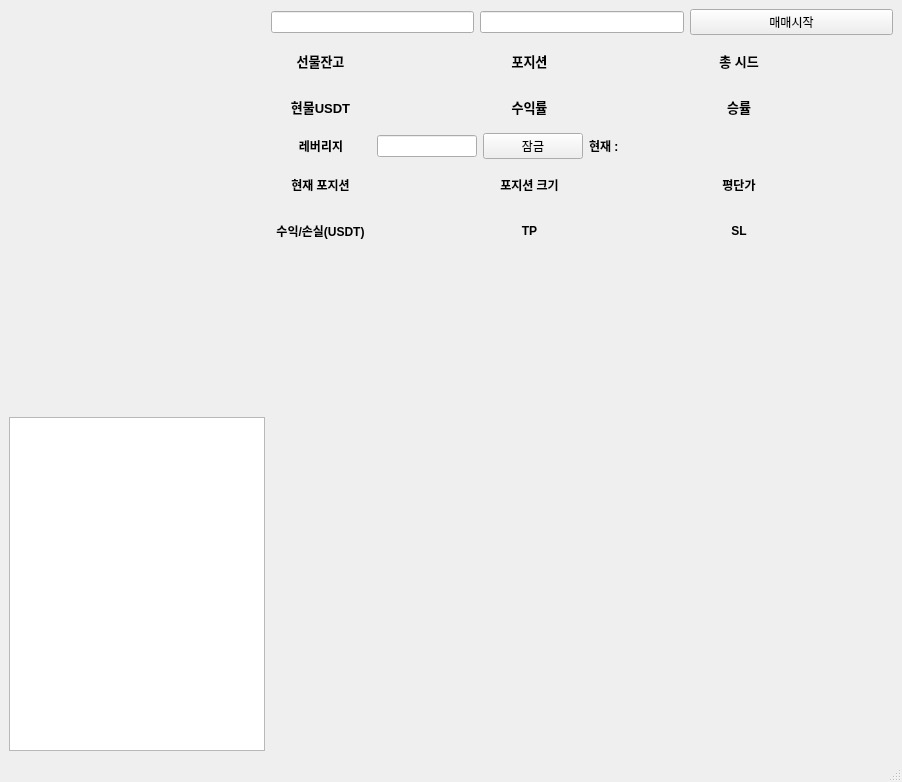
<?xml version="1.0" encoding="UTF-8"?>
<ui version="4.0">
 <class>MainWindow</class>
 <widget class="QMainWindow" name="MainWindow">
  <property name="geometry">
   <rect>
    <x>0</x>
    <y>0</y>
    <width>902</width>
    <height>782</height>
   </rect>
  </property>
  <property name="windowTitle">
   <string>MainWindow</string>
  </property>
  <widget class="QWidget" name="centralwidget">
   <layout class="QGridLayout" name="gridLayout">
    <item row="0" column="0">
     <layout class="QVBoxLayout" name="verticalLayout">
      <item>
       <widget class="OverviewWidget" name="widget_3" native="true">
        <property name="minimumSize">
         <size>
          <width>0</width>
          <height>0</height>
         </size>
        </property>
        <property name="maximumSize">
         <size>
          <width>1000</width>
          <height>150</height>
         </size>
        </property>
       </widget>
      </item>
      <item>
       <widget class="ChartWidget" name="widget_2" native="true">
        <property name="minimumSize">
         <size>
          <width>0</width>
          <height>120</height>
         </size>
        </property>
        <property name="maximumSize">
         <size>
          <width>1000</width>
          <height>120</height>
         </size>
        </property>
       </widget>
      </item>
      <item>
       <widget class="DatawindowWidget" name="widget" native="true">
        <property name="maximumSize">
         <size>
          <width>1000</width>
          <height>120</height>
         </size>
        </property>
       </widget>
      </item>
      <item>
       <widget class="QTextEdit" name="textEdit">
        <property name="sizePolicy">
         <sizepolicy hsizetype="Preferred" vsizetype="Preferred">
          <horstretch>0</horstretch>
          <verstretch>0</verstretch>
         </sizepolicy>
        </property>
       </widget>
      </item>
     </layout>
    </item>
    <item row="0" column="1">
     <layout class="QVBoxLayout" name="verticalLayout_2">
      <item>
       <layout class="QHBoxLayout" name="horizontalLayout">
        <item>
         <widget class="QLineEdit" name="apiKey">
          <property name="sizePolicy">
           <sizepolicy hsizetype="Preferred" vsizetype="Fixed">
            <horstretch>0</horstretch>
            <verstretch>0</verstretch>
           </sizepolicy>
          </property>
          <property name="minimumSize">
           <size>
            <width>100</width>
            <height>20</height>
           </size>
          </property>
          <property name="maximumSize">
           <size>
            <width>16777215</width>
            <height>16777215</height>
           </size>
          </property>
         </widget>
        </item>
        <item>
         <widget class="QLineEdit" name="secKey">
          <property name="sizePolicy">
           <sizepolicy hsizetype="Preferred" vsizetype="Fixed">
            <horstretch>0</horstretch>
            <verstretch>0</verstretch>
           </sizepolicy>
          </property>
          <property name="minimumSize">
           <size>
            <width>100</width>
            <height>20</height>
           </size>
          </property>
          <property name="echoMode">
           <enum>QLineEdit::Password</enum>
          </property>
         </widget>
        </item>
        <item>
         <widget class="QPushButton" name="button">
          <property name="minimumSize">
           <size>
            <width>100</width>
            <height>20</height>
           </size>
          </property>
          <property name="text">
           <string>매매시작</string>
          </property>
         </widget>
        </item>
       </layout>
      </item>
      <item>
       <layout class="QGridLayout" name="gridLayout_4">
        <item row="2" column="4">
         <widget class="QLabel" name="label_7">
          <property name="maximumSize">
           <size>
            <width>16777215</width>
            <height>40</height>
           </size>
          </property>
          <property name="font">
           <font>
            <pointsize>10</pointsize>
            <weight>75</weight>
            <bold>true</bold>
           </font>
          </property>
          <property name="text">
           <string>승률</string>
          </property>
          <property name="alignment">
           <set>Qt::AlignCenter</set>
          </property>
         </widget>
        </item>
        <item row="0" column="1">
         <widget class="QLabel" name="free">
          <property name="maximumSize">
           <size>
            <width>16777215</width>
            <height>40</height>
           </size>
          </property>
          <property name="text">
           <string> </string>
          </property>
         </widget>
        </item>
        <item row="2" column="5">
         <widget class="QLabel" name="winrate">
          <property name="maximumSize">
           <size>
            <width>16777215</width>
            <height>40</height>
           </size>
          </property>
          <property name="text">
           <string> </string>
          </property>
         </widget>
        </item>
        <item row="2" column="2">
         <widget class="QLabel" name="label_12">
          <property name="maximumSize">
           <size>
            <width>16777215</width>
            <height>40</height>
           </size>
          </property>
          <property name="font">
           <font>
            <pointsize>10</pointsize>
            <weight>75</weight>
            <bold>true</bold>
           </font>
          </property>
          <property name="text">
           <string>수익률</string>
          </property>
          <property name="alignment">
           <set>Qt::AlignCenter</set>
          </property>
         </widget>
        </item>
        <item row="0" column="4">
         <widget class="QLabel" name="label_10">
          <property name="maximumSize">
           <size>
            <width>16777215</width>
            <height>40</height>
           </size>
          </property>
          <property name="font">
           <font>
            <pointsize>10</pointsize>
            <weight>75</weight>
            <bold>true</bold>
           </font>
          </property>
          <property name="text">
           <string>총 시드</string>
          </property>
          <property name="alignment">
           <set>Qt::AlignCenter</set>
          </property>
         </widget>
        </item>
        <item row="2" column="1">
         <widget class="QLabel" name="money">
          <property name="maximumSize">
           <size>
            <width>16777215</width>
            <height>40</height>
           </size>
          </property>
          <property name="text">
           <string> </string>
          </property>
         </widget>
        </item>
        <item row="0" column="0">
         <widget class="QLabel" name="label_9">
          <property name="maximumSize">
           <size>
            <width>16777215</width>
            <height>40</height>
           </size>
          </property>
          <property name="font">
           <font>
            <pointsize>10</pointsize>
            <weight>75</weight>
            <bold>true</bold>
           </font>
          </property>
          <property name="text">
           <string>선물잔고</string>
          </property>
          <property name="alignment">
           <set>Qt::AlignCenter</set>
          </property>
         </widget>
        </item>
        <item row="0" column="5">
         <widget class="QLabel" name="total">
          <property name="maximumSize">
           <size>
            <width>16777215</width>
            <height>40</height>
           </size>
          </property>
          <property name="text">
           <string> </string>
          </property>
         </widget>
        </item>
        <item row="2" column="3">
         <widget class="QLabel" name="earnrate">
          <property name="maximumSize">
           <size>
            <width>16777215</width>
            <height>40</height>
           </size>
          </property>
          <property name="text">
           <string> </string>
          </property>
         </widget>
        </item>
        <item row="0" column="3">
         <widget class="QLabel" name="used">
          <property name="maximumSize">
           <size>
            <width>16777215</width>
            <height>40</height>
           </size>
          </property>
          <property name="text">
           <string> </string>
          </property>
         </widget>
        </item>
        <item row="2" column="0">
         <widget class="QLabel" name="label_5">
          <property name="maximumSize">
           <size>
            <width>16777215</width>
            <height>40</height>
           </size>
          </property>
          <property name="font">
           <font>
            <pointsize>10</pointsize>
            <weight>75</weight>
            <bold>true</bold>
           </font>
          </property>
          <property name="text">
           <string>현물USDT</string>
          </property>
          <property name="alignment">
           <set>Qt::AlignCenter</set>
          </property>
         </widget>
        </item>
        <item row="0" column="2">
         <widget class="QLabel" name="label_4">
          <property name="maximumSize">
           <size>
            <width>16777215</width>
            <height>40</height>
           </size>
          </property>
          <property name="font">
           <font>
            <pointsize>10</pointsize>
            <weight>75</weight>
            <bold>true</bold>
           </font>
          </property>
          <property name="text">
           <string>포지션</string>
          </property>
          <property name="alignment">
           <set>Qt::AlignCenter</set>
          </property>
         </widget>
        </item>
       </layout>
      </item>
      <item>
       <layout class="QGridLayout" name="gridLayout_2">
        <item row="1" column="2">
         <widget class="QLabel" name="rev">
          <property name="text">
           <string>      </string>
          </property>
         </widget>
        </item>
        <item row="1" column="1">
         <widget class="QLabel" name="label_2">
          <property name="font">
           <font>
            <weight>75</weight>
            <bold>true</bold>
           </font>
          </property>
          <property name="text">
           <string>현재 :</string>
          </property>
         </widget>
        </item>
        <item row="1" column="0">
         <layout class="QHBoxLayout" name="horizontalLayout_2">
          <item>
           <widget class="QLabel" name="label">
            <property name="sizePolicy">
             <sizepolicy hsizetype="Preferred" vsizetype="Fixed">
              <horstretch>0</horstretch>
              <verstretch>0</verstretch>
             </sizepolicy>
            </property>
            <property name="maximumSize">
             <size>
              <width>100</width>
              <height>16777215</height>
             </size>
            </property>
            <property name="font">
             <font>
              <weight>75</weight>
              <bold>true</bold>
             </font>
            </property>
            <property name="focusPolicy">
             <enum>Qt::NoFocus</enum>
            </property>
            <property name="text">
             <string>레버리지</string>
            </property>
            <property name="alignment">
             <set>Qt::AlignCenter</set>
            </property>
           </widget>
          </item>
          <item>
           <widget class="QLineEdit" name="revLine">
            <property name="maximumSize">
             <size>
              <width>100</width>
              <height>16777215</height>
             </size>
            </property>
            <property name="alignment">
             <set>Qt::AlignCenter</set>
            </property>
           </widget>
          </item>
          <item>
           <widget class="QPushButton" name="revButton">
            <property name="maximumSize">
             <size>
              <width>100</width>
              <height>16777215</height>
             </size>
            </property>
            <property name="text">
             <string>잠금</string>
            </property>
           </widget>
          </item>
         </layout>
        </item>
       </layout>
      </item>
      <item>
       <layout class="QGridLayout" name="gridLayout_3">
        <item row="1" column="2">
         <widget class="QLabel" name="label_11">
          <property name="font">
           <font>
            <weight>75</weight>
            <bold>true</bold>
           </font>
          </property>
          <property name="text">
           <string>TP</string>
          </property>
          <property name="alignment">
           <set>Qt::AlignCenter</set>
          </property>
         </widget>
        </item>
        <item row="1" column="4">
         <widget class="QLabel" name="label_16">
          <property name="font">
           <font>
            <weight>75</weight>
            <bold>true</bold>
           </font>
          </property>
          <property name="text">
           <string>SL</string>
          </property>
          <property name="alignment">
           <set>Qt::AlignCenter</set>
          </property>
         </widget>
        </item>
        <item row="1" column="3">
         <widget class="QLabel" name="tp">
          <property name="text">
           <string> </string>
          </property>
         </widget>
        </item>
        <item row="1" column="1">
         <widget class="QLabel" name="unrealizedProfit">
          <property name="text">
           <string> </string>
          </property>
         </widget>
        </item>
        <item row="1" column="0">
         <widget class="QLabel" name="label_8">
          <property name="maximumSize">
           <size>
            <width>16777215</width>
            <height>40</height>
           </size>
          </property>
          <property name="font">
           <font>
            <weight>75</weight>
            <bold>true</bold>
           </font>
          </property>
          <property name="text">
           <string>수익/손실(USDT)</string>
          </property>
          <property name="alignment">
           <set>Qt::AlignCenter</set>
          </property>
         </widget>
        </item>
        <item row="0" column="4">
         <widget class="QLabel" name="label_13">
          <property name="font">
           <font>
            <weight>75</weight>
            <bold>true</bold>
           </font>
          </property>
          <property name="text">
           <string>평단가</string>
          </property>
          <property name="alignment">
           <set>Qt::AlignCenter</set>
          </property>
         </widget>
        </item>
        <item row="0" column="1">
         <widget class="QLabel" name="LS">
          <property name="text">
           <string> </string>
          </property>
         </widget>
        </item>
        <item row="0" column="5">
         <widget class="QLabel" name="entryPrice">
          <property name="text">
           <string> </string>
          </property>
         </widget>
        </item>
        <item row="0" column="0">
         <widget class="QLabel" name="label_3">
          <property name="maximumSize">
           <size>
            <width>16777215</width>
            <height>40</height>
           </size>
          </property>
          <property name="font">
           <font>
            <weight>75</weight>
            <bold>true</bold>
           </font>
          </property>
          <property name="text">
           <string>현재 포지션</string>
          </property>
          <property name="alignment">
           <set>Qt::AlignCenter</set>
          </property>
         </widget>
        </item>
        <item row="0" column="2">
         <widget class="QLabel" name="label_17">
          <property name="font">
           <font>
            <weight>75</weight>
            <bold>true</bold>
           </font>
          </property>
          <property name="text">
           <string>포지션 크기</string>
          </property>
          <property name="alignment">
           <set>Qt::AlignCenter</set>
          </property>
         </widget>
        </item>
        <item row="0" column="3">
         <widget class="QLabel" name="initialMargin">
          <property name="text">
           <string> </string>
          </property>
         </widget>
        </item>
        <item row="1" column="5">
         <widget class="QLabel" name="sl">
          <property name="text">
           <string> </string>
          </property>
         </widget>
        </item>
       </layout>
      </item>
      <item>
       <layout class="QVBoxLayout" name="verticalLayout_4">
        <item>
         <widget class="QLabel" name="label_21">
          <property name="font">
           <font>
            <family>OCR A Extended</family>
            <pointsize>15</pointsize>
            <weight>50</weight>
            <bold>false</bold>
           </font>
          </property>
          <property name="styleSheet">
           <string notr="true">color:red;</string>
          </property>
          <property name="text">
           <string/>
          </property>
          <property name="alignment">
           <set>Qt::AlignCenter</set>
          </property>
         </widget>
        </item>
       </layout>
      </item>
     </layout>
    </item>
   </layout>
  </widget>
  <widget class="QMenuBar" name="menubar">
   <property name="geometry">
    <rect>
     <x>0</x>
     <y>0</y>
     <width>902</width>
     <height>26</height>
    </rect>
   </property>
  </widget>
  <widget class="QStatusBar" name="statusbar"/>
 </widget>
 <customwidgets>
  <customwidget>
   <class>ChartWidget</class>
   <extends>QWidget</extends>
   <header>chart</header>
   <container>1</container>
  </customwidget>
  <customwidget>
   <class>OverviewWidget</class>
   <extends>QWidget</extends>
   <header>overview</header>
   <container>1</container>
  </customwidget>
  <customwidget>
   <class>DatawindowWidget</class>
   <extends>QWidget</extends>
   <header>datawindow</header>
   <container>1</container>
  </customwidget>
 </customwidgets>
 <resources/>
 <connections/>
</ui>
